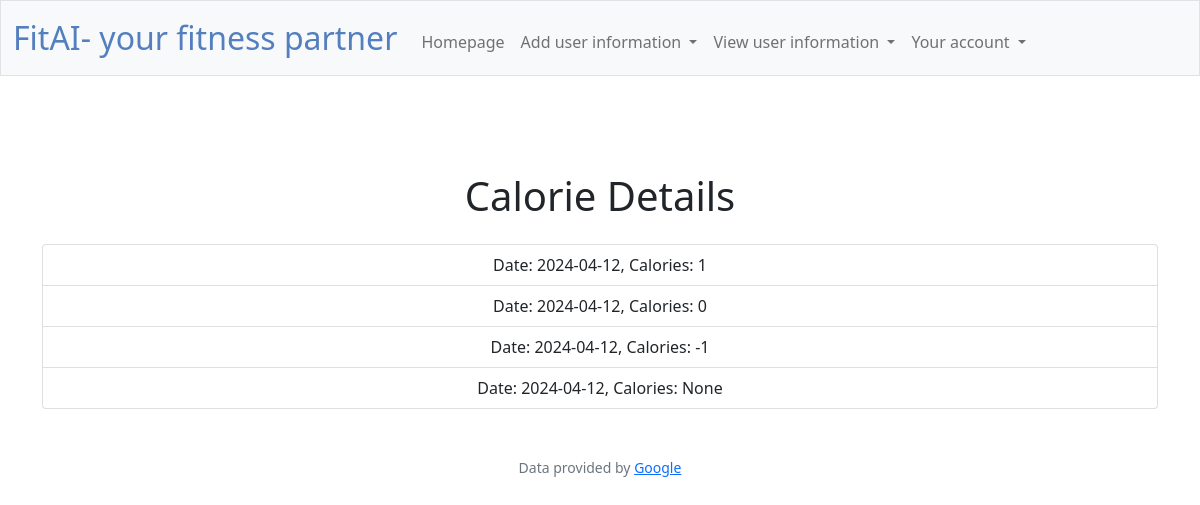
The page /view_calories (signed in) on the database as committed earlier.
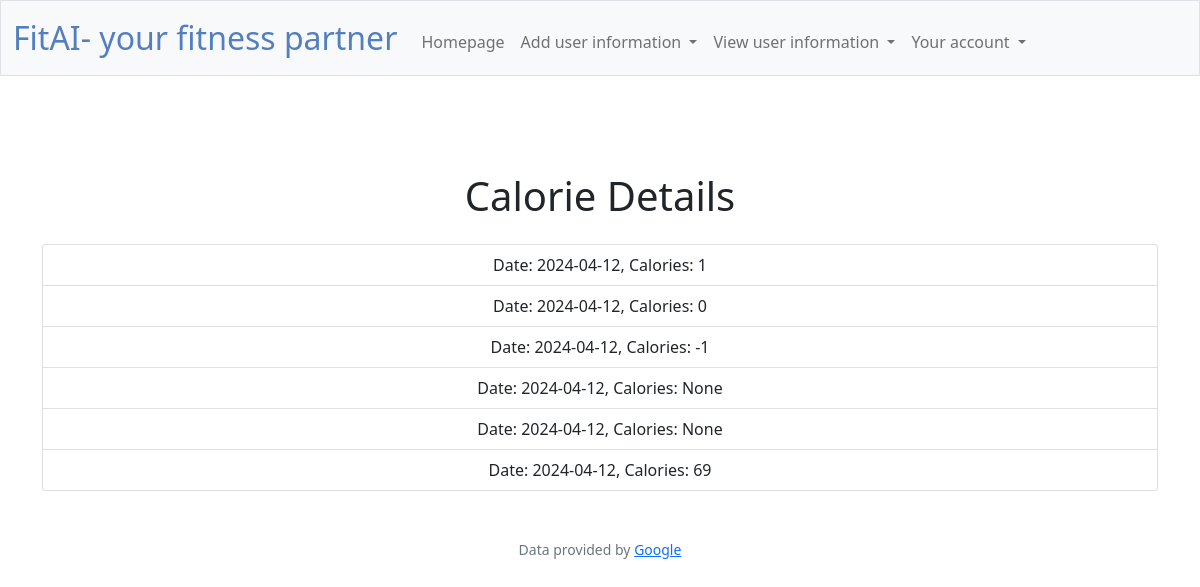
The same page on the database as committed later.
### tables this page shows
CREATE TABLE calorie_details (
    id INTEGER PRIMARY KEY AUTOINCREMENT,
    user_id INTEGER,
    calories INTEGER,
    date_log TEXT,
    FOREIGN KEY (user_id) REFERENCES user(id)
);

### app.py (the view)
@app.route("/view_calories")
@login_required
def view_calories():
    calorie_details = []
    try:
        calorie_details = db.execute("SELECT * FROM calorie_details WHERE user_id = ?", session["user_id"])
    except Exception as e:
        flash("An error occurred while executing your request  ", e)
    return render_template("view_calories.html", calorie_details=calorie_details)

### app.py (called while the page is built)
@app.after_request
def after_request(response):
    response.headers["Cache-Control"] = "no-cache, no-store, must-revalidate"
    response.headers["Expires"] = 0
    response.headers["Pragma"] = "no-cache"
    return response

### helpers.py (called while the page is built)
def login_required(f):
    @wraps(f)
    def decorated_function(*args, **kwargs):
        if session.get("user_id") is None:
            return redirect("/login")
        return f(*args, **kwargs)
    return decorated_function

### templates/view_calories.html (shortened to what this page needs)
{% extends "layout.html" %}
{% block main %}
<div class="container mt-5">
    <h1 class="text-center mb-4">Calorie Details</h1>
    <ul class="list-group">
        {% for detail in calorie_details %}
        <li class="list-group-item">
            Date: {{ detail.date_log }}, Calories: {{ detail.calories }}
        </li>
        {% endfor %}
    </ul>
</div>
{% endblock %}

### templates/layout.html (shortened to what this page needs)
<!DOCTYPE html>
<html lang="en">
    <head>
        <link href="https://cdn.jsdelivr.net/npm/bootstrap@5.1.3/dist/css/bootstrap.min.css" rel="stylesheet">
        <link href="/static/styles.css" rel="stylesheet">
    </head>
    <body>
        <nav class="bg-light border navbar navbar-expand-md navbar-light">
            <div class="container-fluid">
                <a class="navbar-brand" href="/"><span class="blue">FitAI- your fitness partner</span></a>
                <div class="collapse navbar-collapse" id="navbar">
                    {% if session["user_id"] %}
                        <ul class="navbar-nav me-auto mt-2">
                            <li class="nav-item"><a class="nav-link" href="/homepage">Homepage</a></li>
                            <li class="nav-item dropdown">
                                <a class="nav-link dropdown-toggle" href="#" id="dataDropdown" role="button" data-bs-toggle="dropdown" aria-expanded="false">
                                    Add user information
                                </a>
                            </li>
                            <li class="nav-item dropdown">
                                <a class="nav-link dropdown-toggle" href="#" id="viewDropdown" role="button" data-bs-toggle="dropdown" aria-expanded="false">
                                    View user information
                                </a>
                            </li>
                            <li class="nav-item dropdown">
                                <a class="nav-link dropdown-toggle" href="#" id="accountDropdown" role="button" data-bs-toggle="dropdown" aria-expanded="false">
                                    Your account
                                </a>
                                    <li><a class="dropdown-item" href="/changepwd">Change Password</a></li></li>
                                </ul>
                    {% else %}
                        <ul class="navbar-nav ms-auto mt-2">
                            <li class="nav-item"><a class="nav-link" href="/register">Register</a></li>
                            <li class="nav-item"><a class="nav-link" href="/login">Log In</a></li>
                        </ul>
                    {% endif %}
                </div>
            </div>
        </nav>
        <main class="container-fluid py-5 text-center">
            {% block main %}{% endblock %}
        </main>
        <footer class="mb-5 small text-center text-muted">
            Data provided by <a href="https://google.com/">Google</a>
        </footer>
    </body>
</html>

### static/styles.css (style rules this page uses)
nav .navbar-brand { font-size: xx-large; }
nav .navbar-brand .blue { color: #537fbe; }

Rows that differ between the two databases and show on the page:
added calorie_details: date_log "2024-04-12", calories "None"
added calorie_details: date_log "2024-04-12", calories "69"
